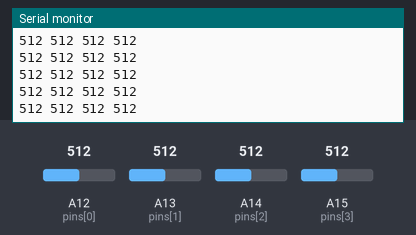
This sketch was run on a simulated Arduino Mega 2560, built with avr-gcc and run on an emulated ATmega2560. On the bench: the last lines printed to the serial monitor. The inputs (shaded band) are chosen by the test bench; at power-on: A12 (pins[0]) = 512, A13 (pins[1]) = 512, A14 (pins[2]) = 512, A15 (pins[3]) = 512.

Above: at 1.2 s.
1.3 s: A12 (pins[0]) set to 106
At 2.4 s:
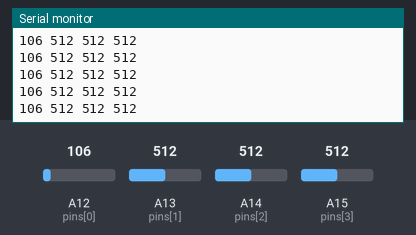
4.3 s: A12 (pins[0]) set to 93
At 5.2 s:
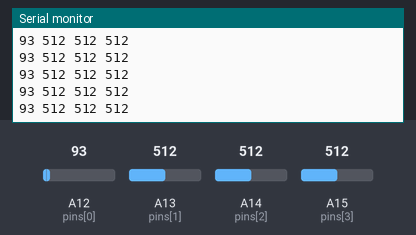
Timing chart, 0 to 7.3 s (numbered marks = the images above; inputs shaded):
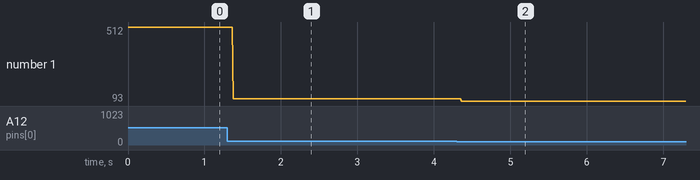

The sketch:

CheckFotoresistori.ino
```cpp
#include "Arduino.h"

uint8_t pins[4] = {A12, A13, A14, A15};
int16_t thresholds[4] = {150, 50, 170, 125};

void setup() {
    Serial.begin(9600);
}

void loop() {
    for (int i = 0; i < 4; i++) {
        if (i != 0) Serial.print(' ');
        Serial.print(analogRead(pins[i]));
    }
    Serial.println();
}
```

Measured:
- after the input at 1.3 s, the serial monitor: prints a new line after 0.08 s (image 1)
- after the input at 4.3 s, the serial monitor: prints a new line after 0.07 s (image 2)
- plotted number 1: 512 → 106 after the input at 1.3 s, 106 → 93 after the input at 4.3 s
